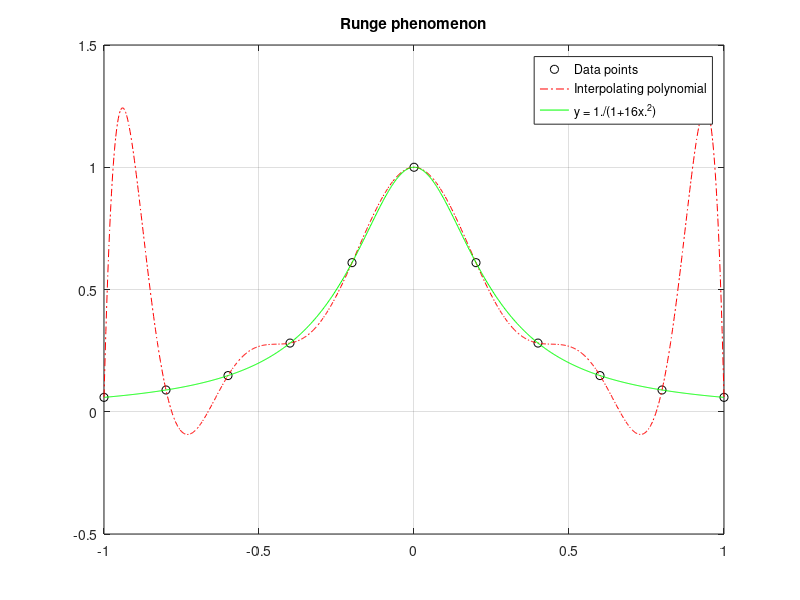
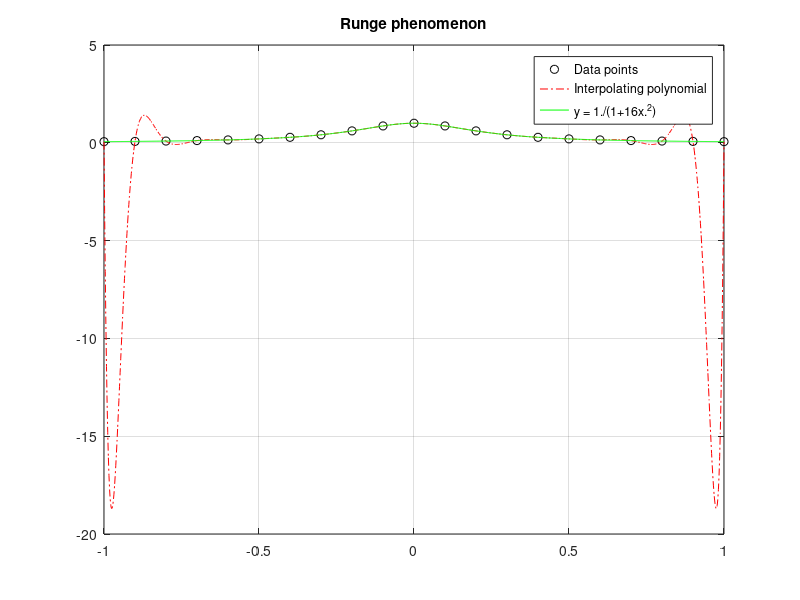
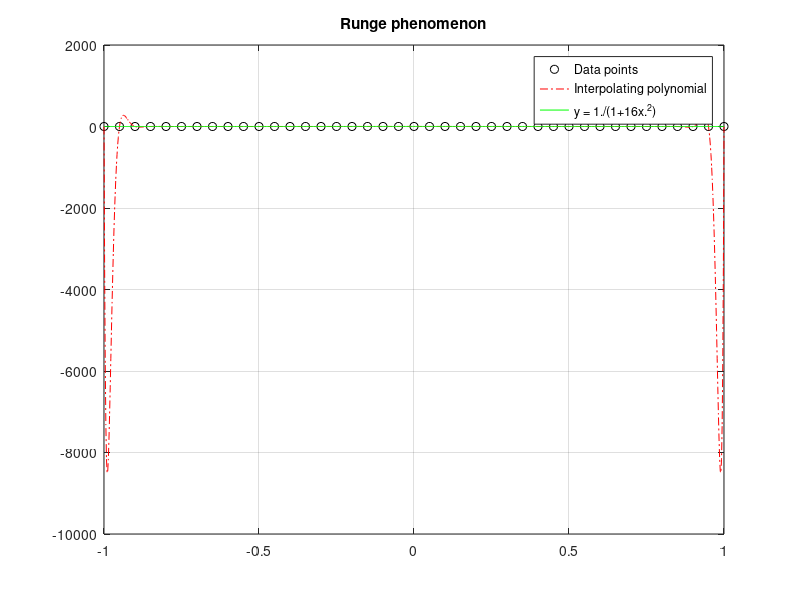

These figures' MATLAB source, in order:
function RungePhenomenonA() 
    n = [10, 20, 40];
    for i=1:3
        h = 2/n(i);
        x=(-1:h:1)';
        y = 1./(1+16*x.^2);
        P = vander(x)\y;
        xev = linspace(-1,1,1000)';
        yev = polyval(P,xev);
        ytrue = 1./(1+16*xev.^2);

        plot(x,y,'ko',xev,yev,'r-.',xev,ytrue,'g-')
        legend('Data points','Interpolating polynomial','y = 1./(1+16x.^2)')
        grid on
        title('Runge phenomenon')
        figure();
    end
end 